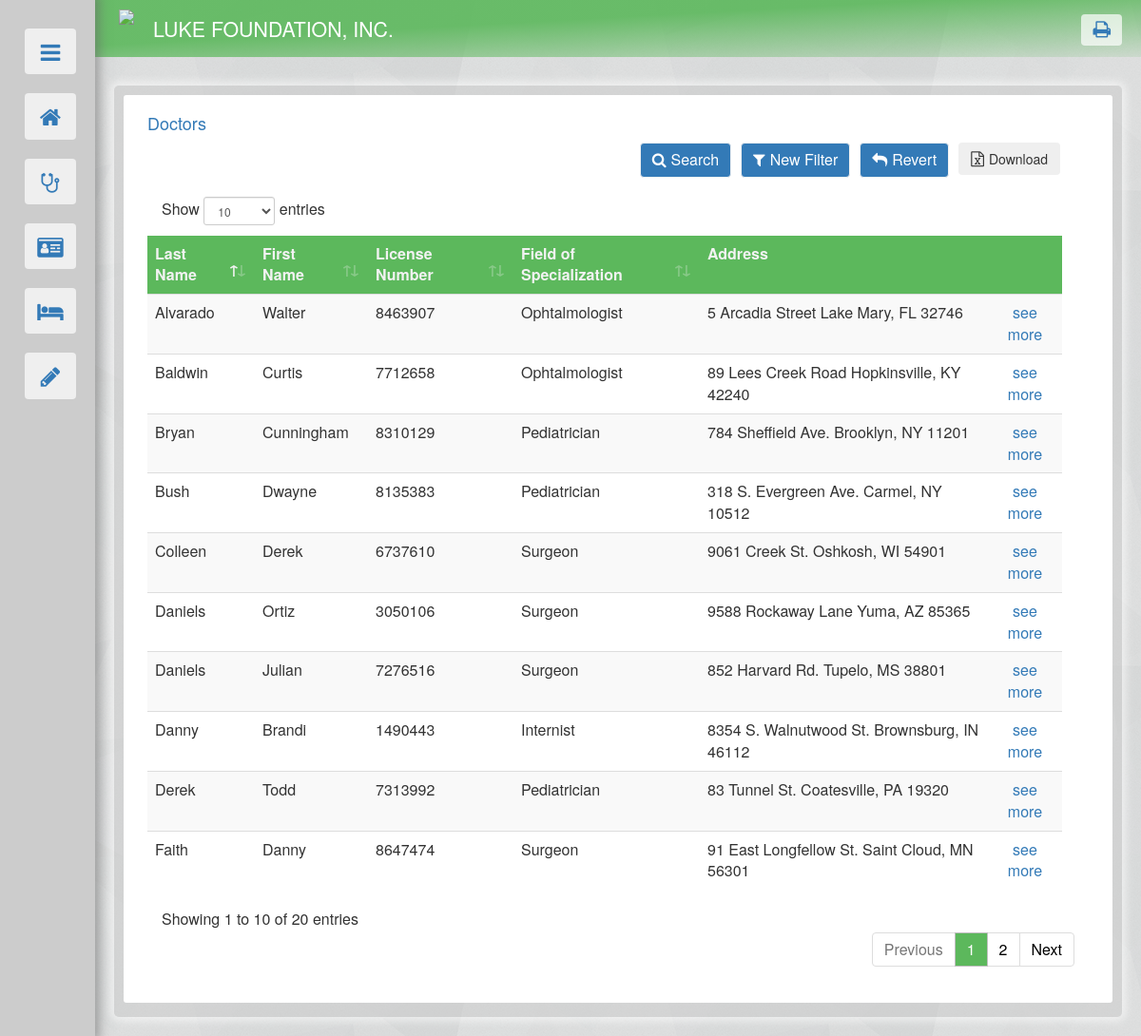
Page /doctors_prop.php on the committed database.
### tables this page shows
create table DOCTOR(
	DOC_LICENSE_NUM  CHAR(7) NOT NULL UNIQUE,
	LAST_NAME VARCHAR(20) NOT NULL,
	FIRST_NAME VARCHAR(20)  NOT NULL,
	ADDRESS VARCHAR(50),
	SPECIALIZATION VARCHAR(25),
	PRIMARY KEY (DOC_LICENSE_NUM)
);

### doctors_prop.php (the view, shortened to what this page needs)
<!DOCTYPE html>
<html>
	<head>
		<link href="references/bootstrap.min.css" rel="stylesheet"/>
		<link rel="stylesheet" href="references/font-awesome.min.css">
		<link rel="stylesheet" type="text/css" href="theme2.css">
		<link rel="stylesheet" href="references/dataTables.bootstrap4.min.css"/>
	</head>
	<body style="justify-content: center;">
		<?php include("nav.php"); ?>
		<div id="body">
			<div class="container-fluid" id="outer">
				<?php
					include("dbconnect.php");
					$FN_MAX = 15;
					$LN_MAX = 20;
					$LIC_LENG = 7;
					$ADDR_MAX = 50;
				?>
				<div class="container-fluid" id="basic" >
					<div id="inner" >
						<div class="container-fluid" >
							<h4 style="color:#337ab7;">Doctors</h4>
						</div>
						<div class="container-fluid" >
							<div>
								<div class="container-fluid">
									<ul class="list-group">
										<?php
											$DEFAULT = 0;
											if (isset($_GET["currentpage"])) {
												$current_p  = $_GET["currentpage"];
											} else {
												$current_p=1;
											};
											$limit = 20;
											$begin = ($current_p-1)*$limit;
											$D_query = "SELECT * FROM DOCTOR order by LAST_NAME asc limit $begin, ".$limit;
											$output = $mydatabase->query($D_query);
											if($DEFAULT==0){
												include('doctors_filter.php');
												if ($output->num_rows > 0) {
													echo'
													<table id="docdat" class="table table-striped row">
														<thead>
															<tr id="tophead">
																<td>Last Name</td>
																<td>First Name</td>
																<td>License Number</td>
																<td>Field of Specialization</td>
																<td>Address</td>
																<td></td>
															</tr>
														</thead>';
															while ($row=$output->fetch_assoc()) {
																echo "<tr>
																	<td>".$row['LAST_NAME']."</td>
																	<td>".$row['FIRST_NAME']."</td>
																	<td>".$row['DOC_LICENSE_NUM']."</td>
																	<td>".$row['SPECIALIZATION']."</td>
																	<td>".$row['ADDRESS']."</td>
																	<td style='text-align:center'><a href=".'doctors.php'.'?profilepage='.$row["DOC_LICENSE_NUM"].">see more</a></td>
																</tr>";
															}
													echo '</table>';
												} else { echo "No Records."; }
											}else if ($DEFAULT==1) {
												$output1 = $mydatabase->prepare("SELECT * FROM DOCTOR where DOC_LICENSE_NUM = '$profile_p' ");
												$output1->execute();
												$line = $output1->get_result();
												$dataline = $line->fetch_assoc();
												$D_LN = $dataline["LAST_NAME"];
												$D_FN = $dataline["FIRST_NAME"];
												$D_DLN = $dataline["DOC_LICENSE_NUM"];
												$D_A = $dataline["ADDRESS"];
												$D_SP = $dataline["SPECIALIZATION"];
												$SPEC_choice = array('Select specialization', 'Pediatrician','Ophthalmologist','Anesthesiologist','Surgeon','Internist');
												echo '<div>
														<div class="container-fluid">
															<h3>Dr. '.$D_FN.' '.$D_LN.'</h3>
															<div class="panel panel-default" style="padding-bottom:10px;">
																<div class="panel-heading" id="tophead1">Doctor Information</div>
																<div class="panel-body row" style="margin:0px; padding:5px 10px;">
																	<div class="col-md-3" style="font-weight:bold;">License Number</div>
																	<div class="col-md-9">'.$D_DLN.'</div>
																</div>
																<div class="panel-body row" style="margin:0px; padding:5px 10px;">
																	<div class="col-md-3" style="font-weight:bold;">Address</div>
																	<div class="col-md-9">'.$D_A.'</div>
																</div>
																<div class="panel-body row" style="margin:0px; padding:5px 10px;">
																	<div class="col-md-3" style="font-weight:bold;">Specialization</div>
																	<div class="col-md-9">'.$D_SP.'</div>
																</div>
															</div>
														</div>
													</div>';
												include("confirm.php");
												echo '<div id="link_buttons">
														<button class="btn btn-default" id="del_button" value="doctors" data-toggle="modal" data-target="#confirm_this" style="margin-left:15px;"> <span class="fa fa-trash" style="font-size:15px;"></span> Delete </button>
														<button type="button" class="btn btn-default" data-toggle="modal" data-target="#EditBox" style="margin-left:10px;"><span class="fa fa-edit" style="font-size:15px;"></span> Edit</button>
														<div style="text-align:right;"><a role="button" class="btn" id="go" style="margin-right:15px;" href="doctors.php">Back</a></div>
													</div>';
												echo '<div class="modal fade" id="EditBox" role="dialog" style="top:50px;">
														<div class="modal-dialog modal-lg">';
												echo 		'<div class="modal-content">
																<div class="modal-header">
																	<button type="button" class="close" data-dismiss="modal">&times;</button>
																	<h4 class="modal-title">Edit Record</h4>
																</div>
																<div class="modal-body">';
												echo 				'<div class="container-fluid">
																		<form method="post" id="updating" action="#" >
																			<div class="container-fluid" style="margin-bottom: 10px;">
																				<label for="F_NAME" style="width: 175px; float: left; ">First Name </label>
																				<input type="text" class="form-control" id="F_NAME" maxlength="'.$FN_MAX.'" name="F_NAME" value="'.$D_FN.'" style="width: 150px; float: left;" required >
																			</div>
																			<div class="container-fluid" style="margin-bottom: 10px;">
																				<label for="L_NAME" style="width: 175px; float: left; ">Last Name </label>
																				<input type="text" class="form-control" id="L_NAME" maxlength="'.$LN_MAX.'" name="L_NAME" value="'.$D_LN.'" style="width: 150px; float: left;" required >
																			</div>
																			<div class="container-fluid" style="margin-bottom: 10px;">
																				<label for="LICENSE_NUM" style="width: 175px; float: left; ">License No. </label>
																				<input pattern="\d{7}" title="License Number ranges from 0000000-9999999." type="text" class="form-control" id="LICENSE_NUM" maxlength="'.$LIC_LENG.'" name="LICENSE_NUM" value="'.$D_DLN.'" style="width: 90px; float: left;" required >
																			</div>
																			<div class="container-fluid" style="margin-bottom: 10px;">
																				<label for="ADDRESS" style="width: 175px; float: left; ">Address </label>
																				<input type="text" class="form-control" id="ADDRESS" maxlength="'.$ADDR_MAX.'" name="ADDRESS" value="'.$D_A.'" style="max-width: 450px; float: left;">
																			</div>
																				<div class="container-fluid" style="margin-bottom: 10px;">
																					<label for="SPECIALIZATION" style="width: 175px; float: left; ">Specialization</label>
																					<select class="form-control" id="SPECIALIZATION" name="SPECIALIZATION" style="max-width: 250px; float: left;">';
																					for ($spec=0; $spec < sizeof($SPEC_choice); $spec++) {
																						if($spec==0){
																							echo '<option value = "">-Select specialization-</option>';
																						}else{
																							if($D_SP==$SPEC_choice[$spec]){
																								echo '<option value = "'.$SPEC_choice[$spec].'" selected>'.$SPEC_choice[$spec].'</option>';
																							}else{
																								echo '<option value = "'.$SPEC_choice[$spec].'">'.$SPEC_choice[$spec].'</option>';
																							}
																						}
																					}
																					echo '</select>
																			</div>
																				<div class="text-center" style="margin-top: 20px;">
																				<button type="submit" onclick="update()" class="btn btn-default" value="'.$D_DLN.'" name="doctors_update">Update</button>
																			</div>
																		</form>
																	</div>';
												echo 			'</div>
																<div class="modal-footer">
																	<button type="button" class="btn btn-default" data-dismiss="modal" >Cancel</button>
																	</div>
																</div>';
												echo 			'<script>
																	function update() {
																		var license = document.getElementById("LICENSE_NUM").value;
																		document.getElementById("updating").action = "doctors.php?profilepage="+license;
																	}
																</script>
															</div>
														</div>';
											}else if($DEFAULT==2){
												$del = "DELETE FROM DOCTOR WHERE DOC_LICENSE_NUM = '$delete_p' ";
												if ($mydatabase->query($del) === TRUE) {
													echo "Record deleted.";
													echo '<div class="row" style="text-align:right;"><a role="btn" class="btn" id="go"  href="'.'doctors.php'.'">Back</a></div>';
												} else {
													echo "Error deleting record: " . $mydatabase->error;
												}
											}
										?>
									</ul>
								</div>
							</div>
						</div>
					</div>
				</div>
			</div>
		</div>
	</body>
</html>

### theme2.css (style rules this page uses)
#body { padding: 20px; margin-left: 100px; }
body { background-image: url("/images/bg2.png"); background-color: #d9d9d9; }
#outer { background-color: rgba(204, 204, 204, 0.5); margin: auto; padding: 10px 10px 15px 10px; border-radius: 5px; min-width: 900px; box-shadow: 0px 0px 10px 4px rgba(255,255,255, 0.6); }
div, li, td { font-size: 12pt; overflow-wrap: break-word; }
#tophead { background-color: #5cb85c; border-radius: 5px; color: #f2f2f2; border: 0px; font-weight: bold; }
#basic { background-color: #ffffff; padding: 0px; margin: 0px; border-radius: 3px; }
#inner { padding: 10px; }

### rows in the picture
doctor: LAST_NAME "Alvarado", FIRST_NAME "Walter", DOC_LICENSE_NUM "8463907", SPECIALIZATION "Ophtalmologist", ADDRESS "5 Arcadia Street Lake Mary, FL 32746"
doctor: LAST_NAME "Baldwin", FIRST_NAME "Curtis", DOC_LICENSE_NUM "7712658", SPECIALIZATION "Ophtalmologist", ADDRESS "89 Lees Creek Road Hopkinsville, KY 42240"
doctor: LAST_NAME "Bryan", FIRST_NAME "Cunningham", DOC_LICENSE_NUM "8310129", SPECIALIZATION "Pediatrician", ADDRESS "784 Sheffield Ave. Brooklyn, NY 11201"
doctor: LAST_NAME "Bush", FIRST_NAME "Dwayne", DOC_LICENSE_NUM "8135383", SPECIALIZATION "Pediatrician", ADDRESS "318 S. Evergreen Ave. Carmel, NY 10512"
doctor: LAST_NAME "Colleen", FIRST_NAME "Derek", DOC_LICENSE_NUM "6737610", SPECIALIZATION "Surgeon", ADDRESS "9061 Creek St. Oshkosh, WI 54901"
doctor: LAST_NAME "Daniels", FIRST_NAME "Ortiz", DOC_LICENSE_NUM "3050106", SPECIALIZATION "Surgeon", ADDRESS "9588 Rockaway Lane Yuma, AZ 85365"
doctor: LAST_NAME "Daniels", FIRST_NAME "Julian", DOC_LICENSE_NUM "7276516", SPECIALIZATION "Surgeon", ADDRESS "852 Harvard Rd. Tupelo, MS 38801"
doctor: LAST_NAME "Danny", FIRST_NAME "Brandi", DOC_LICENSE_NUM "1490443", SPECIALIZATION "Internist", ADDRESS "8354 S. Walnutwood St. Brownsburg, IN 46112"
doctor: LAST_NAME "Derek", FIRST_NAME "Todd", DOC_LICENSE_NUM "7313992", SPECIALIZATION "Pediatrician", ADDRESS "83 Tunnel St. Coatesville, PA 19320"
doctor: LAST_NAME "Faith", FIRST_NAME "Danny", DOC_LICENSE_NUM "8647474", SPECIALIZATION "Surgeon", ADDRESS "91 East Longfellow St. Saint Cloud, MN 56301"
